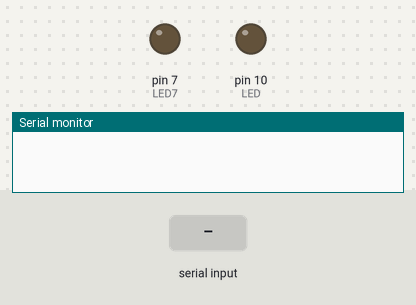
Bench run of a sketch on a simulated Arduino Uno, built with avr-gcc and run on an emulated ATmega328P. Parts: output pins drawn as LEDs (lit = HIGH), the last lines printed to the serial monitor. The test bench sets the inputs (shaded band).

Above: at 1.2 s.
1.3 s: "1" received over the second serial link
At 1.7 s:
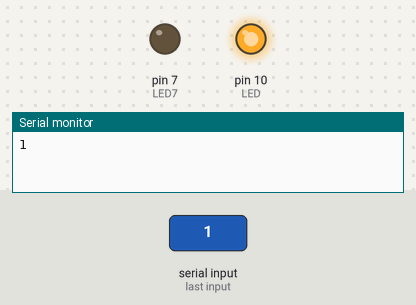
Timing chart, 0 to 5.8 s (numbered marks = the images above; inputs shaded):
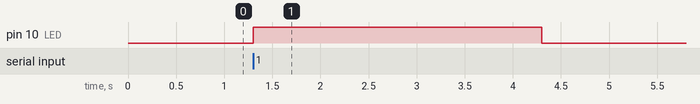

The sketch:

ArduinoBT.ino
```cpp
//Codigo para encender Led a distancia

#include <SoftwareSerial.h>

SoftwareSerial BtSerial(8, 9); // RX, TX
int LED=10;
int LED7=7;
int ledState1=LOW;
char estado='0';
char orden;
void setup(){
  BtSerial.begin(38400);
  Serial.begin(9600);
  pinMode(LED,OUTPUT);
  pinMode(LED7,OUTPUT);
}

void loop(){
 //BtSerial.print('1');
 if(BtSerial.available()>0){
    estado = BtSerial.read();
    Serial.println(estado);
 }
 if (estado =='1'){
   digitalWrite(LED,HIGH);
   ledState1=HIGH;
   estado='2';
  }
  if(ledState1==HIGH){
    delay(3000);
    digitalWrite(LED,LOW);
    ledState1=LOW;
  }


}
```

Measured:
- after the input at 1.3 s, pin 10 (LED): LOW → HIGH at once, → LOW 3.0 s later
